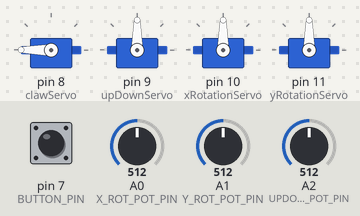
Recording of a sketch running on a simulated Arduino Uno, built with avr-gcc and run on an emulated ATmega328P. On the bench: 4 × servo. Inputs (shaded band) come from the test bench; at power-on: A0 (X_ROT_POT_PIN) = 512, A1 (Y_ROT_POT_PIN) = 512, A2 (UPDOWN_POT_PIN) = 512, pin 7 (BUTTON_PIN) HIGH.

Above: at 1.2 s.
1.3 s: A0 (X_ROT_POT_PIN) set to 716
At 1.6 s:
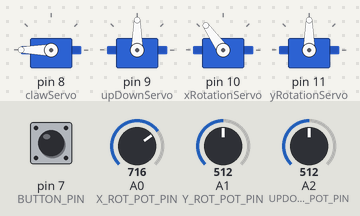
2.8 s: A1 (Y_ROT_POT_PIN) set to 716
At 4.0 s:
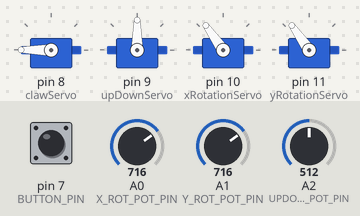
4.3 s: A2 (UPDOWN_POT_PIN) set to 716
At 5.1 s:
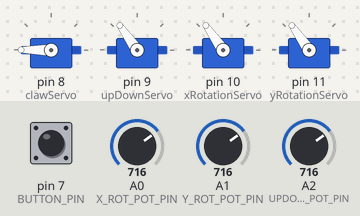
5.8 s: pin 7 (BUTTON_PIN) pulled LOW for 0.15 s
At 5.87 s:
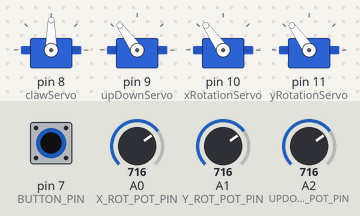
7.4 s: A0 (X_ROT_POT_PIN) set to 900
At 8.6 s:
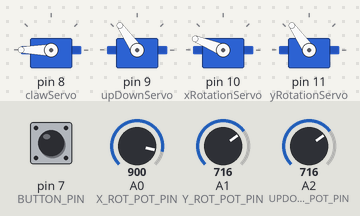
8.9 s: A1 (Y_ROT_POT_PIN) set to 900
At 9.8 s:
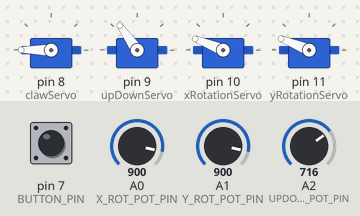
Timing chart, 0 to 11.4 s (numbered marks = the images above; inputs shaded):
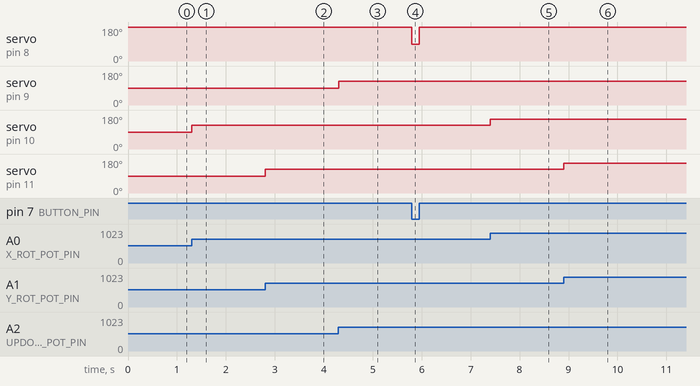

Measured:
- after the input at 1.3 s, servo on pin 10 (xRotationServo): 90° → 125° at once
- after the input at 2.8 s, servo on pin 11 (yRotationServo): 90° → 125° at once
- after the input at 4.3 s, servo on pin 9 (upDownServo): 90° → 125° at once
- after the input at 5.8 s, servo on pin 8 (clawServo): 180° → 90° at once, → 180° 0.15 s later
- after the input at 7.4 s, servo on pin 10 (xRotationServo): 125° → 158° at once
- after the input at 8.9 s, servo on pin 11 (yRotationServo): 125° → 158° at once

The sketch:

mearm-jun.ino
```cpp
#include <Servo.h>

#define BUTTON_PIN 7
#define X_ROT_POT_PIN A0
#define Y_ROT_POT_PIN A1
#define UPDOWN_POT_PIN A2

Servo clawServo;
Servo upDownServo;
Servo xRotationServo;
Servo yRotationServo;

void setup() {
    // Установка управляющих пинов для серв
    clawServo.attach(8);
    upDownServo.attach(9);
    xRotationServo.attach(10);
    yRotationServo.attach(11);
    pinMode(BUTTON_PIN, INPUT_PULLUP);
}

void loop() {
    // Считываем состояние кнопки и поворачиваем серво
    if (digitalRead(BUTTON_PIN) == 1) {
        clawServo.write(180);
    } else {
        clawServo.write(90);
    }

    // Читаем данные о повороте вокруг оси X и поворачиваем серво
    int value = map(analogRead(X_ROT_POT_PIN), 0, 1023, 0, 180);
    xRotationServo.write(value);

    // Читаем данные о повороте вокруг оси Y и поворачиваем серво
    value = map(analogRead(Y_ROT_POT_PIN), 0, 1023, 0, 180);
    yRotationServo.write(value);

    // Читаем данные о движении вверх/вниз и поворачиваем серво
    value = map(analogRead(UPDOWN_POT_PIN), 0, 1023, 0, 180);
    upDownServo.write(value);
}
```
